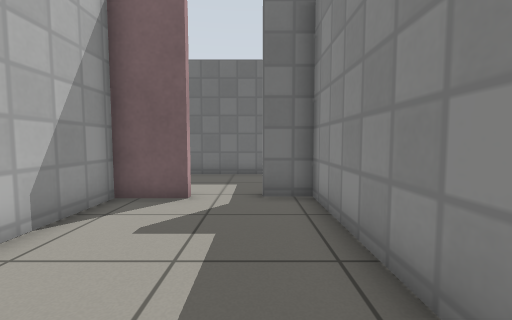
[1] (above)

17 first-person views from a walk through a Gazebo world. The camera is 0.72 m above the floor, tilts 4° down and sees 90° across. The floor is counted in squares, 0.5 m on a side. Each view is taken from the middle of a square. On the plan, view 1 faces up. The plan holds only what a view shows up to about 13 squares ahead; the rest is blank. The place goes on beyond the plan. Simple patterns stand in for the simulator's built-in surfaces. Surface patterns are stand-ins for the level's own textures.

[2]
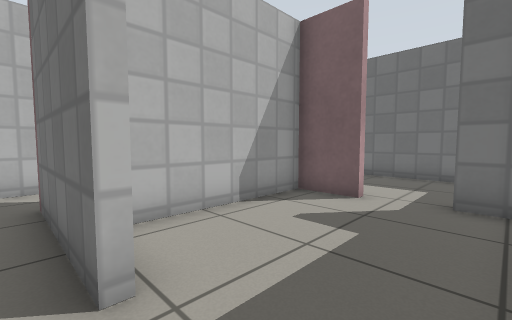

[3]
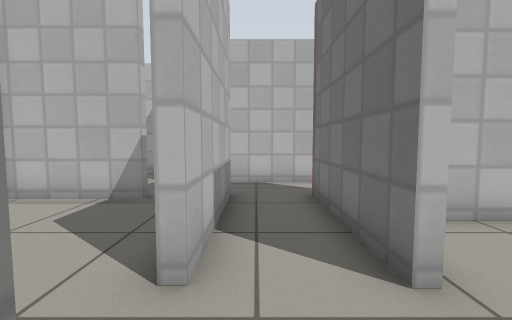

[4]
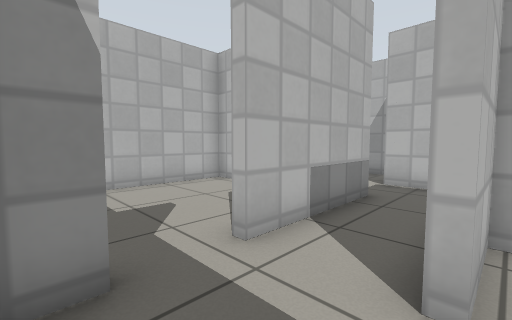

[5]
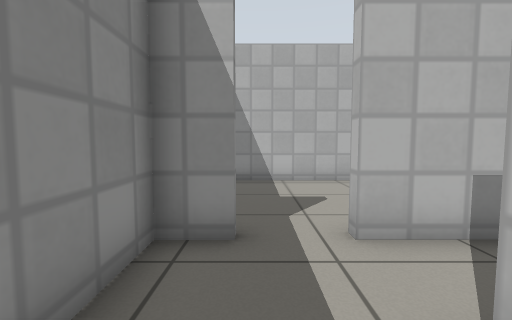

[6]
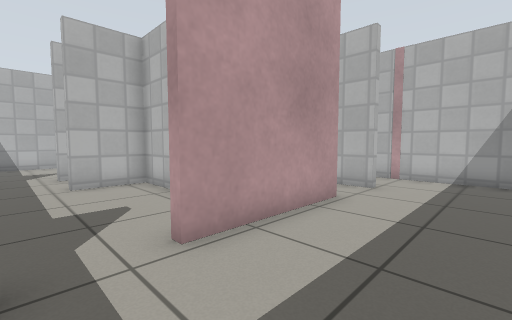

[7]
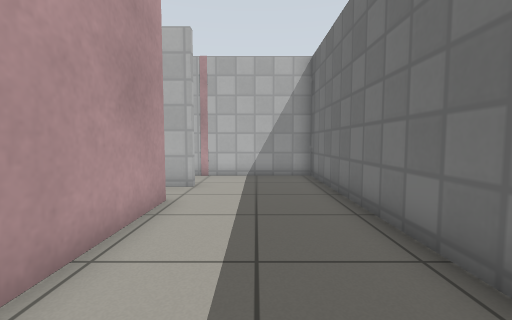

[8]
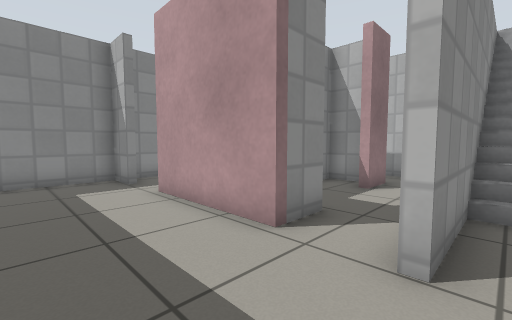

[9]
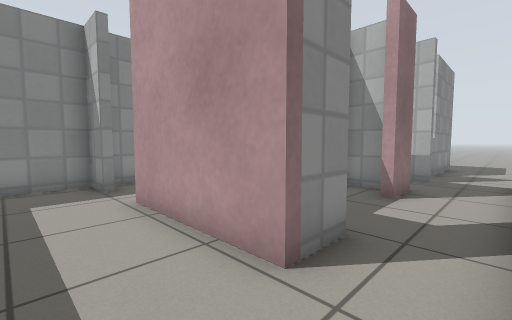

[10]
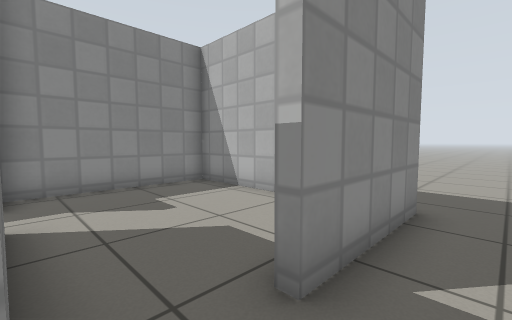

[11]
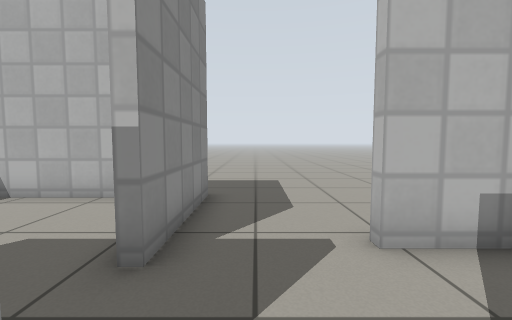

[12]
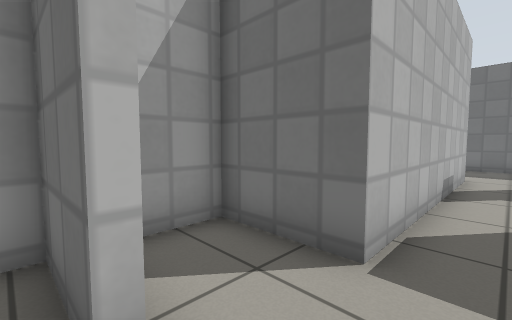

[13]
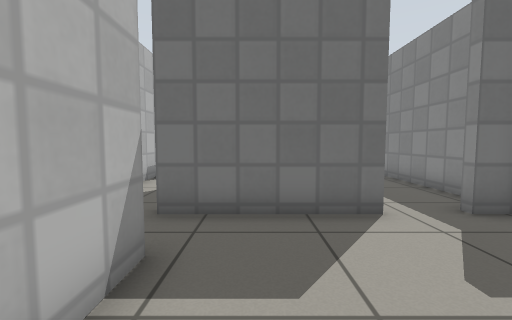

[14]
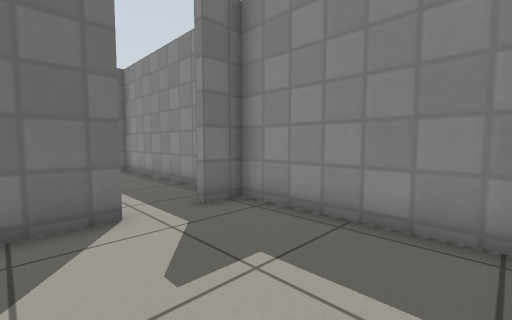

[15]
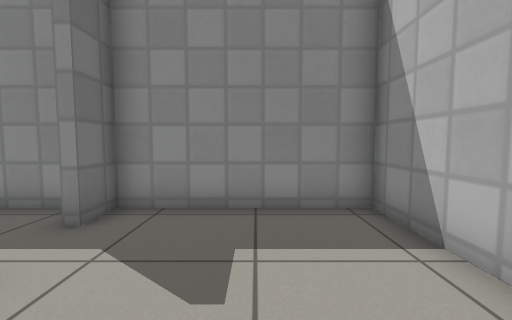

[16]
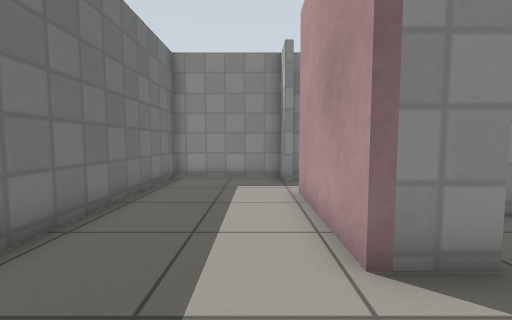

[17]
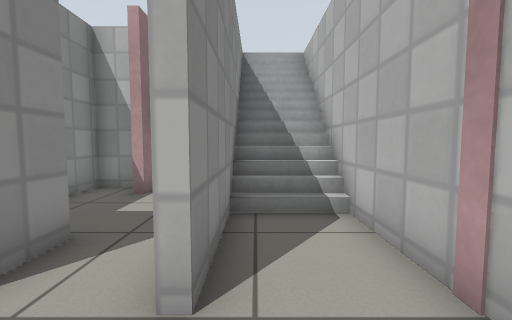

### Floor plan
Key: @ floor where view 1 was taken; # wall or solid block; . main floor; : floor 2.5 m higher than the main floor; / step, stairs or slope; = window, fence, low wall or low ledge; v drop or lower ground.
Columns run from 11 left of view 1 to 2 right of it. Each row starts with its distance up from view 1.
 11 ##############
 10 #............#
  9 #............#
  8 #............#
  7 #....#####..##
  6 #..#.#####...#
  5 #..#.. #.....#
  4 #//#...#.....#
  3 #  #...#.....#
  2 #  #.#.#.....#
  1 #  #.#####...#
  0 =  =.......@.#
 -1 v  /.........#
 -2 ://...####..##
 -3 #............#
 -4 ###..##......#
 -5 ###..##......#
 -6 #....##......#
 -7  ....##......#
 -8  ....#########
 -9 .......
-10 .......
-11 .......

Positions as (right, up) in squares from view 1, and headings:
1: (0, 0), facing up
2: (1, 0), facing up-left
3: (1, -1), facing left
4: (1, 1), facing down-left
5: (0, 2), facing down
6: (0, 10), facing down-left
7: (0, 9), facing left
8: (-9, 10), facing down-right
9: (-8, 9), facing down-right
10: (-7, -2), facing down-right
11: (-7, -1), facing down
12: (-7, -5), facing up-left
13: (-4, -7), facing up
14: (-3, -7), facing up-right
15: (-4, -5), facing right
16: (-9, 8), facing right
17: (-9, 9), facing down
